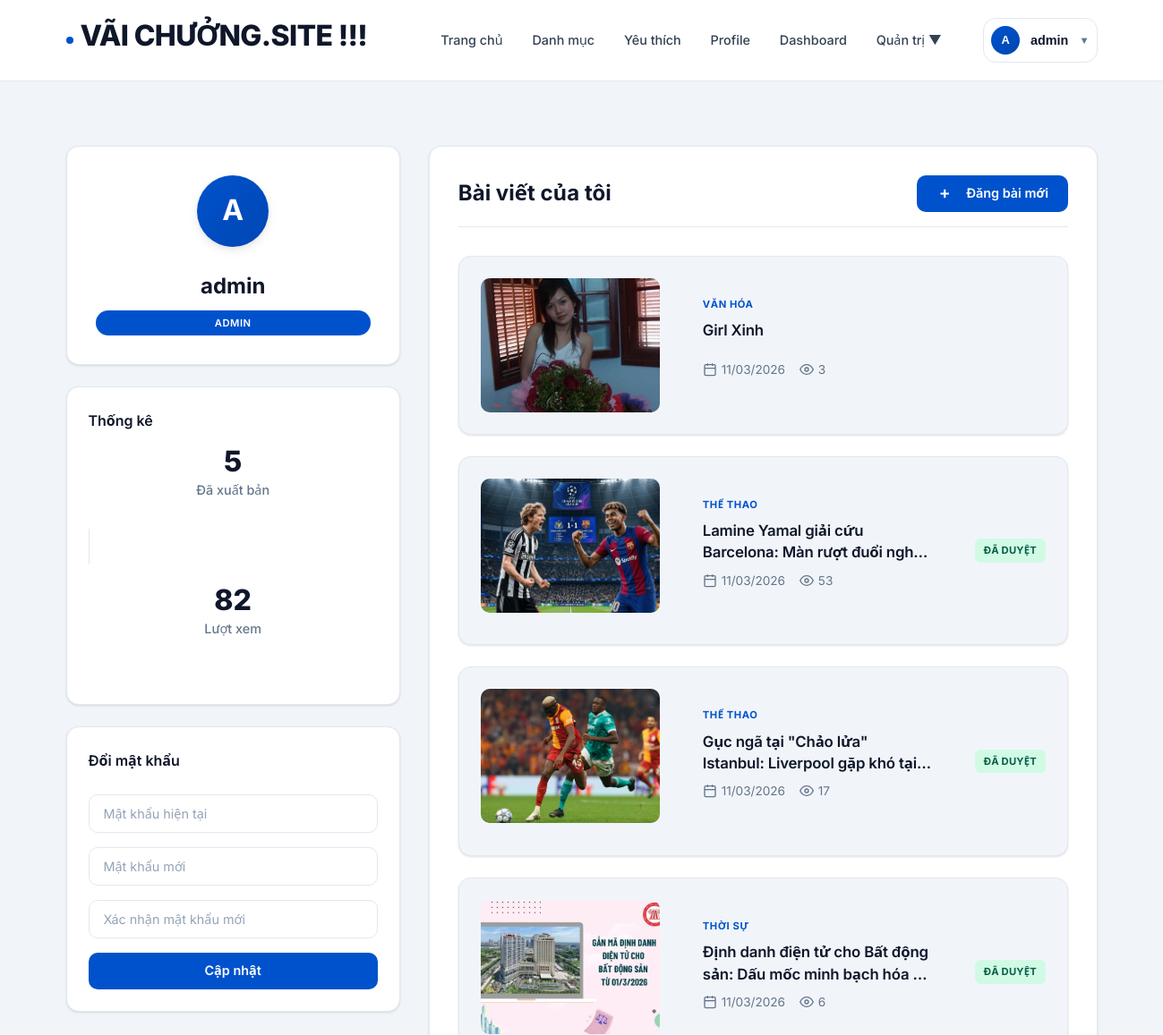
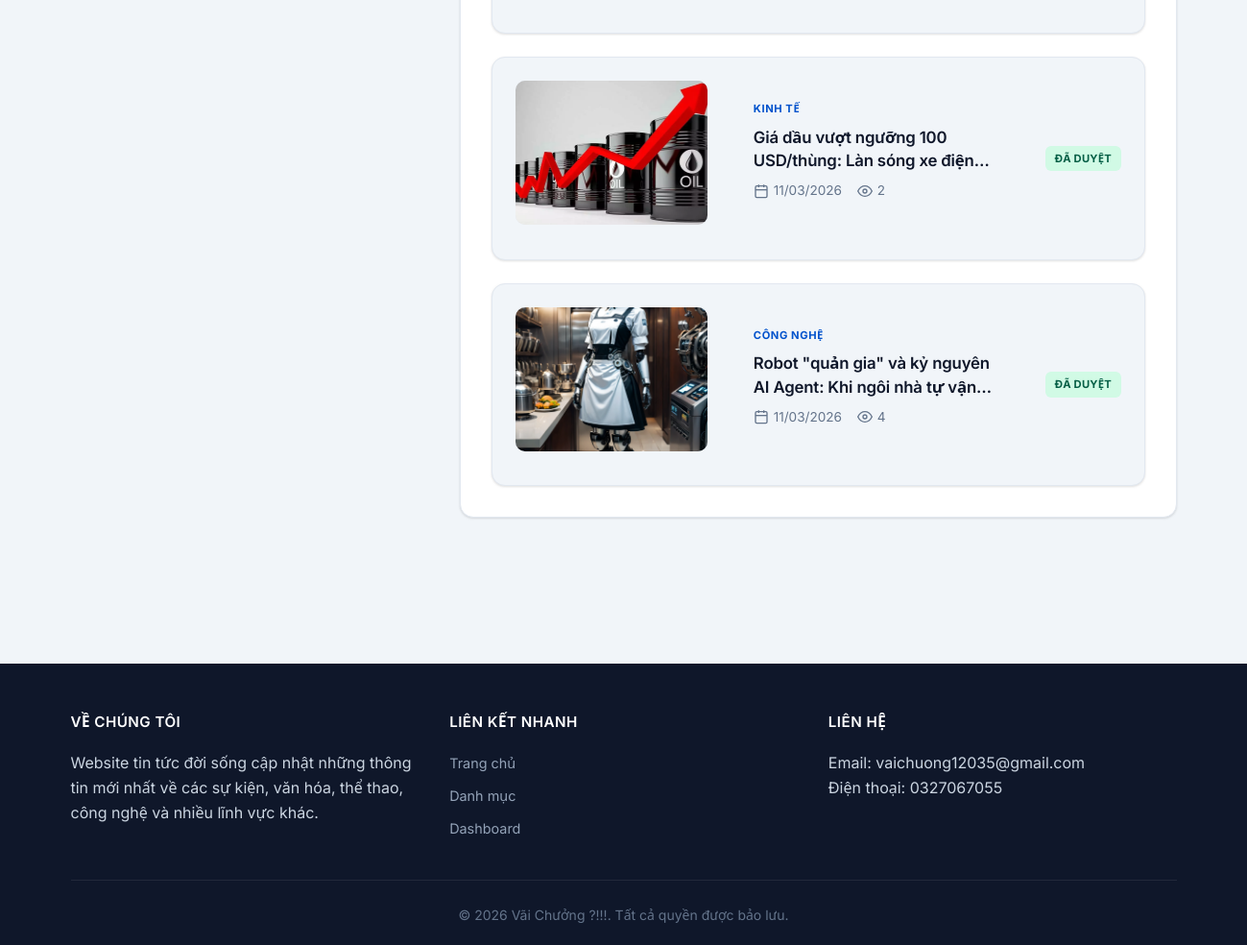
Page /me/profile (signed in) on the earlier database version (2 pictures, top to bottom).
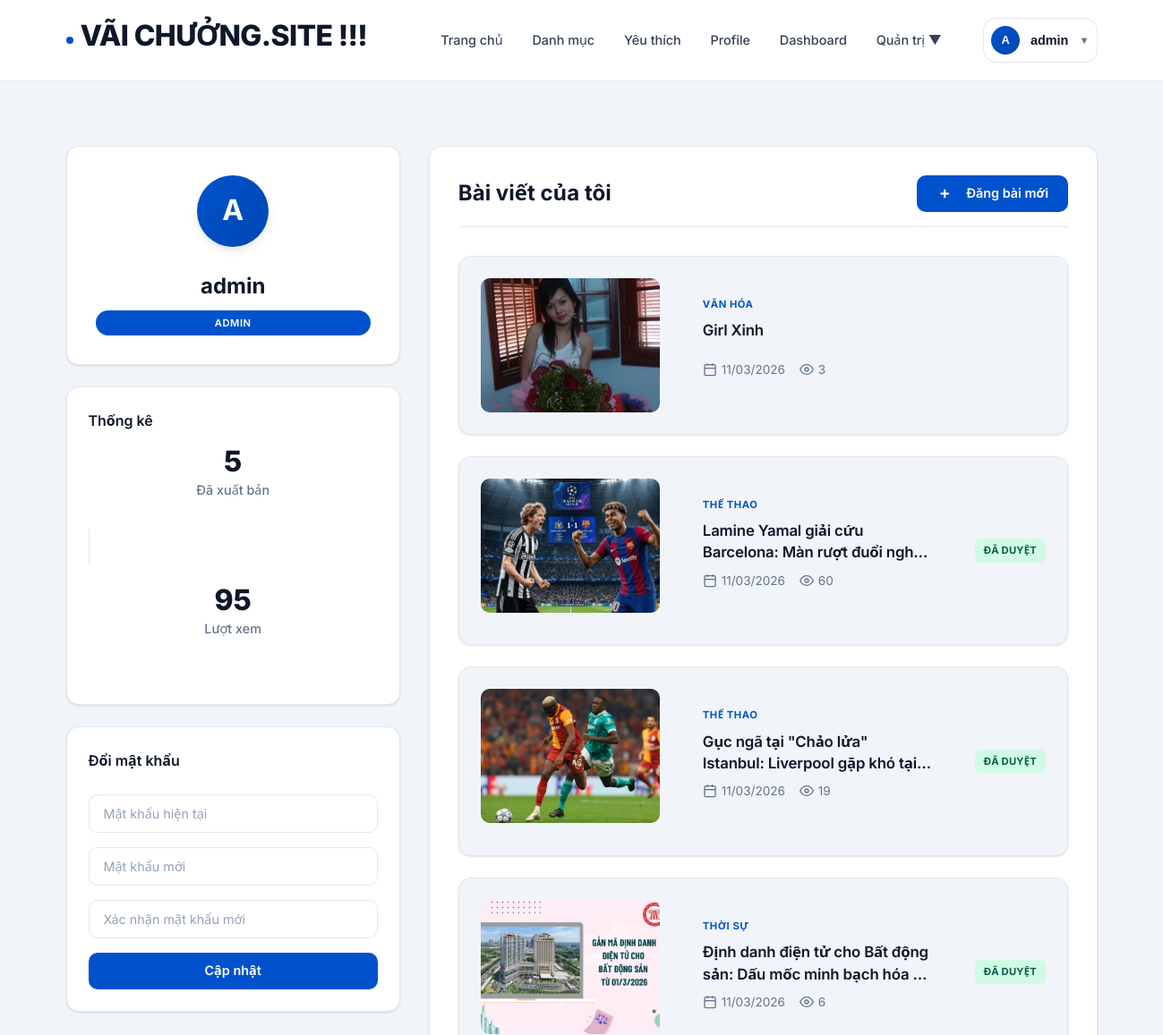
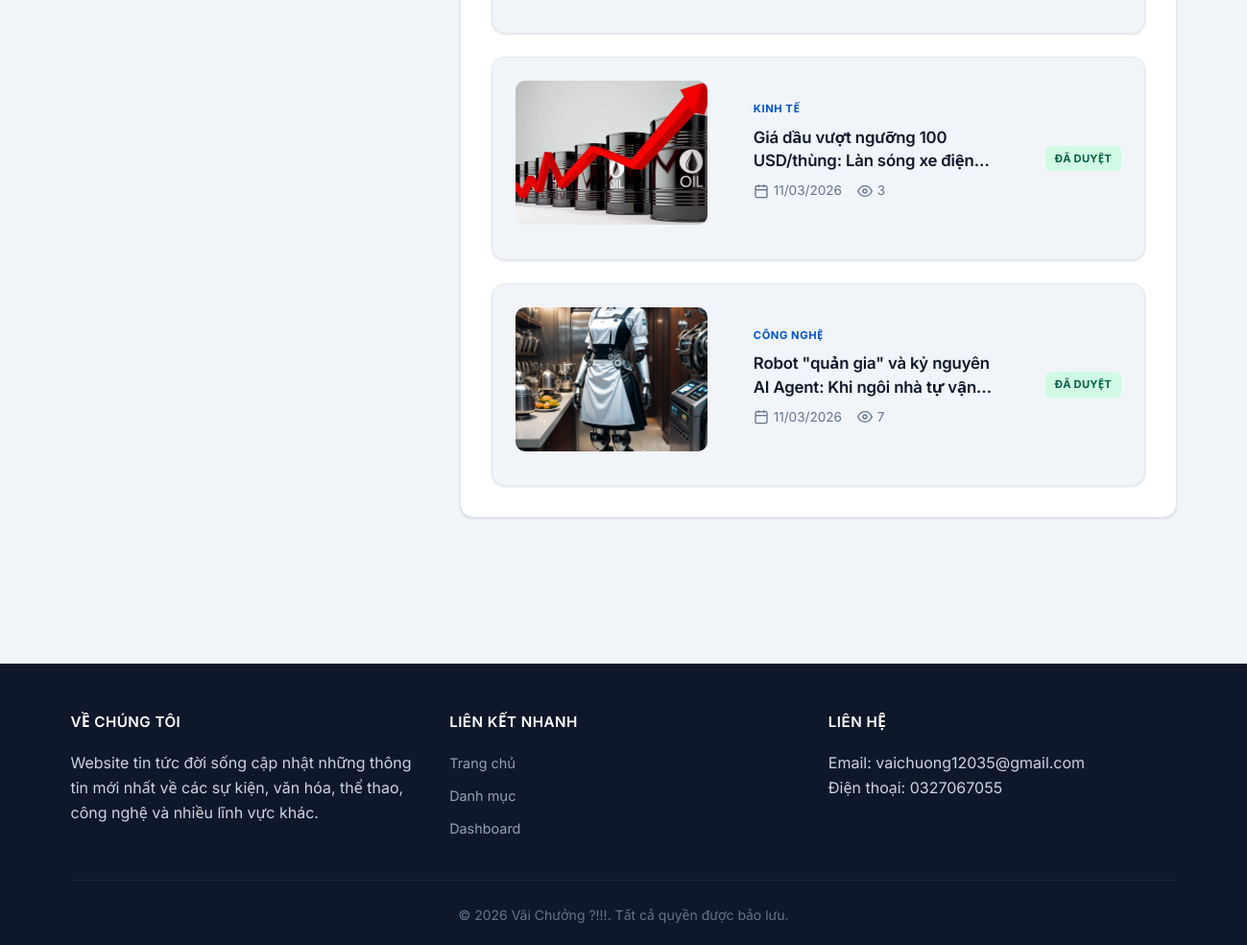
Same page on the later database version (2 pictures, top to bottom).
### newsapp/models.py (models this page shows, shortened)
class User(db.Model):
    __tablename__ = "users"
    id = db.Column(db.Integer, primary_key=True)
    username = db.Column(db.String(80), unique=True, nullable=False, index=True)
    email = db.Column(db.String(120), unique=True, nullable=False, index=True)
    password_hash = db.Column(db.String(255), nullable=False)
    role = db.Column(db.String(20), nullable=False, default=UserRole.USER, index=True)
    active = db.Column(db.Boolean, nullable=False, default=True, index=True)
    created_at = db.Column(db.DateTime, default=datetime.utcnow, nullable=False)
    articles = db.relationship("Article", back_populates="author", lazy=True)
    comments = db.relationship("Comment", back_populates="author", lazy=True)
    favorites = db.relationship("Favorite", back_populates="user", lazy=True)

class Article(db.Model):
    __tablename__ = "articles"
    id = db.Column(db.Integer, primary_key=True)
    title = db.Column(db.String(200), nullable=False, index=True)
    content = db.Column(db.Text, nullable=False)
    excerpt = db.Column(db.String(500))
    image_ref = db.Column(db.String(500))
    status = db.Column(db.String(20), nullable=False, default=ArticleStatus.DRAFT, index=True)
    review_note = db.Column(db.String(500))
    created_at = db.Column(db.DateTime, default=datetime.utcnow, nullable=False, index=True)
    updated_at = db.Column(db.DateTime, default=datetime.utcnow, onupdate=datetime.utcnow, nullable=False)
    published_at = db.Column(db.DateTime)
    views = db.Column(db.Integer, default=0, nullable=False)
    audio_ref = db.Column(db.String(500))  # static-relative path to generated audio
    audio_duration = db.Column(db.Integer)  # seconds, optional
    summary_text = db.Column(db.Text)
    user_id = db.Column(db.Integer, db.ForeignKey("users.id"), nullable=False, index=True)
    category_id = db.Column(db.Integer, db.ForeignKey("categories.id"), nullable=False, index=True)
    author = db.relationship("User", back_populates="articles")
    category = db.relationship("Category", back_populates="articles")
    comments = db.relationship(
        "Comment", back_populates="article", lazy=True, order_by="Comment.created_at.desc()"
    )
    favorites = db.relationship("Favorite", back_populates="article", lazy=True)

class Category(db.Model):
    __tablename__ = "categories"
    id = db.Column(db.Integer, primary_key=True)
    name = db.Column(db.String(100), unique=True, nullable=False, index=True)
    description = db.Column(db.Text)
    active = db.Column(db.Boolean, nullable=False, default=True, index=True)
    created_at = db.Column(db.DateTime, default=datetime.utcnow, nullable=False)
    articles = db.relationship("Article", back_populates="category", lazy=True)

### newsapp/controllers/main_controller.py (the view)
@bp.route("/me/profile")
@login_required
def profile_dashboard():
    user = get_current_user()
    assert user is not None
    user_articles = Article.query.filter_by(user_id=user.id).order_by(Article.created_at.desc()).all()
    published_count = len([a for a in user_articles if a.status == ArticleStatus.PUBLISHED])
    total_views = sum(a.views for a in user_articles if a.status == ArticleStatus.PUBLISHED)
    return render_template(
        "main/profile.html",
        user=user,
        user_articles=user_articles,
        published_count=published_count,
        total_views=total_views
    )

### newsapp/utils/auth.py (called while the page is built)
def get_current_user() -> User | None:
    if hasattr(g, "current_user"):
        return cast(User | None, g.current_user)
    user_id = session.get("user_id")
    if not user_id:
        g.current_user = None
        return None
    user = db.session.get(User, int(user_id))
    g.current_user = user
    return user

def login_required(fn: F) -> F:
    @wraps(fn)
    def wrapper(*args, **kwargs):
        user = get_current_user()
        if not user:
            flash("Vui lòng đăng nhập để truy cập!", "error")
            return redirect(url_for("auth.login"))
        if not user.active:
            session.clear()
            flash("Tài khoản đang bị khóa / không hoạt động.", "error")
            return redirect(url_for("auth.login"))
        return fn(*args, **kwargs)
    return cast(F, wrapper)

### newsapp/templates/main/profile.html (shortened to what this page needs)
{% extends "base.html" %}
{% block content %}
<div class="profile-dashboard">
    <div class="container">
        <div class="profile-grid">
            <div class="profile-sidebar">
                <div class="profile-card">
                    <div class="profile-avatar">
                        <div class="avatar-circle">
                            {{ user.username[0]|upper }}
                        </div>
                    </div>
                    <div class="profile-info">
                        <h2 class="profile-name">{{ user.username }}</h2>
                        <span class="profile-badge">{{ user.role.upper() }}</span>
                    </div>
                </div>
                <div class="stats-card">
                    <h3 class="stats-title">Thống kê</h3>
                    <div class="stats-grid">
                        <div class="stat-item">
                            <div class="stat-number">{{ published_count }}</div>
                            <div class="stat-label">Đã xuất bản</div>
                        </div>
                        <div class="stat-item">
                            <div class="stat-number">{{ total_views|default(0) }}</div>
                            <div class="stat-label">Lượt xem</div>
                        </div>
                    </div>
                </div>
                <div class="password-card">
                    <h3 class="password-title">Đổi mật khẩu</h3>
                    <form class="password-form" method="POST" action="{{ url_for('auth.change_password') }}">
                        <div class="form-group">
                            <input type="password" name="current_password" placeholder="Mật khẩu hiện tại" required>
                        </div>
                        <div class="form-group">
                            <input type="password" name="new_password" placeholder="Mật khẩu mới" required>
                        </div>
                        <div class="form-group">
                            <input type="password" name="confirm_password" placeholder="Xác nhận mật khẩu mới" required>
                        </div>
                        <button type="submit" class="btn btn-primary btn-block">Cập nhật</button>
                    </form>
                </div>
            </div>
            <div class="profile-content">
                <div class="content-header">
                    <h2 class="content-title">Bài viết của tôi</h2>
                    <a href="{{ url_for('dashboard.create_article') }}" class="btn btn-primary">
                        <span class="btn-icon">+</span>
                        Đăng bài mới
                    </a>
                </div>
                <div class="articles-list">
                    {% for article in user_articles %}
                    <div class="article-card">
                        <div class="article-image">
                            {% set img = (article.image_ref|image_src) %}
                            {% if img %}
                            <img src="{{ img }}" alt="{{ article.title }}">
                            {% else %}
                            <div class="image-placeholder">
                                <span>Không có ảnh</span>
                            </div>
                            {% endif %}
                        </div>
                        <div class="article-content">
                            <div class="article-category">{{ article.category.name.upper() }}</div>
                            <h3 class="article-title">
                                <a href="{{ url_for('main.article_detail', article_id=article.id) }}">{{ article.title }}</a>
                            </h3>
                            <div class="article-meta">
                                <span class="article-date">
                                    <svg width="16" height="16" viewBox="0 0 24 24" fill="none" stroke="currentColor" stroke-width="2">
                                        <rect x="3" y="4" width="18" height="18" rx="2" ry="2"></rect>
                                        <line x1="16" y1="2" x2="16" y2="6"></line>
                                        <line x1="8" y1="2" x2="8" y2="6"></line>
                                        <line x1="3" y1="10" x2="21" y2="10"></line>
                                    </svg>
                                    {{ article.created_at.strftime('%d/%m/%Y') }}
                                </span>
                                <span class="article-views">
                                    <svg width="16" height="16" viewBox="0 0 24 24" fill="none" stroke="currentColor" stroke-width="2">
                                        <path d="M1 12s4-8 11-8 11 8 11 8-4 8-11 8-11-8-11-8z"></path>
                                        <circle cx="12" cy="12" r="3"></circle>
                                    </svg>
                                    {{ article.views }}
                                </span>
                            </div>
                        </div>
                        <div class="article-status">
                            {% if article.status == 'published' %}
                            <span class="status-badge status-published">Đã duyệt</span>
                            {% elif article.status == 'pending' %}
                            <span class="status-badge status-pending">Chờ duyệt</span>
                            {% elif article.status == 'draft' %}
                            <span class="status-badge status-draft">Bản nháp</span>
                            {% elif article.status == 'rejected' %}
                            <span class="status-badge status-rejected">Từ chối</span>
                            {% endif %}
                        </div>
                    </div>
                    {% endfor %}
                </div>
            </div>
        </div>
    </div>
</div>
{% endblock %}

### newsapp/templates/base.html (shortened to what this page needs)
<!DOCTYPE html>
<html lang="vi">
<head>
    <link rel="stylesheet" href="{{ url_for('static', filename='css/style.css') }}">
</head>
<body>
    <header class="header">
        <div class="container">
            <div class="header-content">
                <div class="logo">
                    <a href="{{ url_for('main.index') }}">
                        <h1>VÃI CHƯỞNG.SITE !!!</h1>
                    </a>
                </div>
                <nav class="nav-menu">
                    <ul>
                        <li><a href="{{ url_for('main.index') }}">Trang chủ</a></li>
                        <li><a href="{{ url_for('main.categories') }}">Danh mục</a></li>
                        {% if session.user_id %}
                        <li><a href="{{ url_for('main.my_favorites') }}">Yêu thích</a></li>
                        <li><a href="{{ url_for('main.profile_dashboard') }}">Profile</a></li>
                        <li><a href="{{ url_for('dashboard.dashboard_home') }}">Dashboard</a></li>
                        {% if session.role in ['editor', 'admin'] %}
                        <li class="dropdown">
                            <a href="#" class="dropdown-toggle">Quản trị ▼</a>
                        </li>
                        {% endif %}
                        {% else %}
                        <li><a href="{{ url_for('auth.login') }}">Đăng nhập</a></li>
                        <li><a href="{{ url_for('auth.register') }}">Đăng ký</a></li>
                        {% endif %}
                    </ul>
                    {% if session.user_id %}
                    <div class="user-dropdown">
                        <button class="user-dropdown-toggle">
                            <div class="user-avatar">{{ session.username[0]|upper }}</div>
                            <span class="user-name">{{ session.username }}</span>
                            <span class="dropdown-arrow">▼</span>
                        </button>
                    </div>
                    {% endif %}
                </nav>
            </div>
        </div>
    </header>
    <main class="main-content">
        {% block content %}{% endblock %}
    </main>
    <footer class="footer">
        <div class="container">
            <div class="footer-content">
                <div class="footer-section">
                    <h3>Về chúng tôi</h3>
                    <p>Website tin tức đời sống cập nhật những thông tin mới nhất về các sự kiện, văn hóa, thể thao,
                        công nghệ và nhiều lĩnh vực khác.</p>
                </div>
                <div class="footer-section">
                    <h3>Liên kết nhanh</h3>
                    <ul>
                        <li><a href="{{ url_for('main.index') }}">Trang chủ</a></li>
                        <li><a href="{{ url_for('main.categories') }}">Danh mục</a></li>
                        {% if session.user_id %}
                        <li><a href="{{ url_for('dashboard.dashboard_home') }}">Dashboard</a></li>
                        {% else %}
                        <li><a href="{{ url_for('auth.login') }}">Đăng nhập</a></li>
                        {% endif %}
                    </ul>
                </div>
                <div class="footer-section">
                    <h3>Liên hệ</h3>
                    <p>Email: vaichuong12035@gmail.com</p>
                    <p>Điện thoại: 0327067055</p>
                </div>
            </div>
            <div class="footer-bottom">
                <p>&copy; 2026 Vãi Chưởng ?!!!. Tất cả quyền được bảo lưu.</p>
            </div>
        </div>
    </footer>
</body>
</html>

Differences in the rows shown:
changed Article "Lamine Yamal giải cứu Barcelona: Màn rượt đuổi…": views "53" → "60"
changed Article "Gục ngã tại \"Chảo lửa\" Istanbul: Liverpool gặp khó…": views "17" → "19"
changed Article "Giá dầu vượt ngưỡng 100 USD/thùng: Làn sóng xe…": views "2" → "3"
changed Article "Robot \"quản gia\" và kỷ nguyên AI Agent: Khi ngôi nhà tự…": views "4" → "7"
Other differences:
{{ total_views|default(0) }}: "82" → "95"
